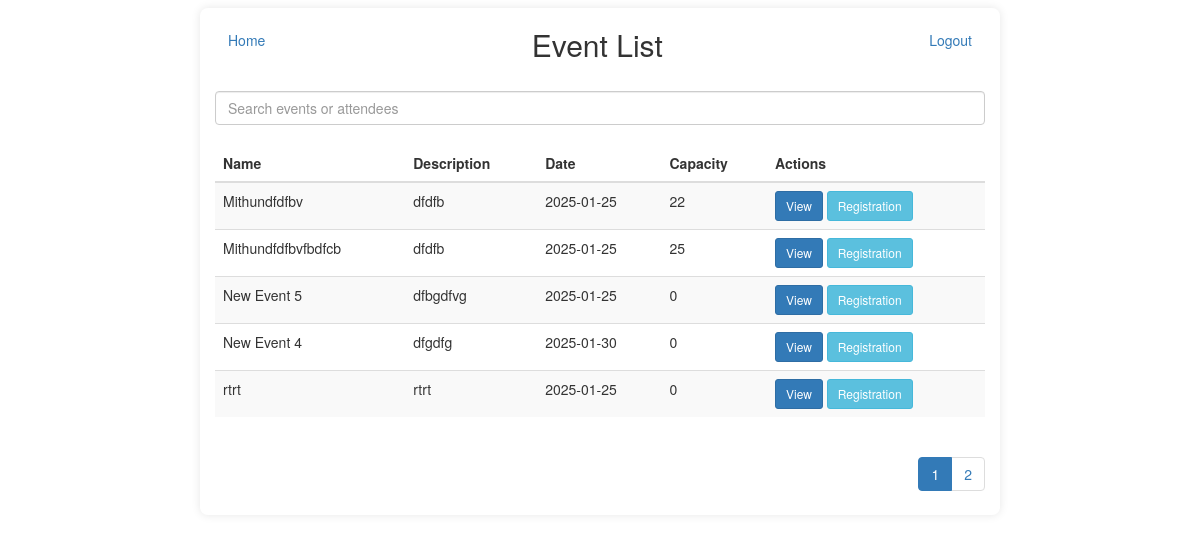
/event-management-system/ (signed in), run on an earlier commit of the app's database.
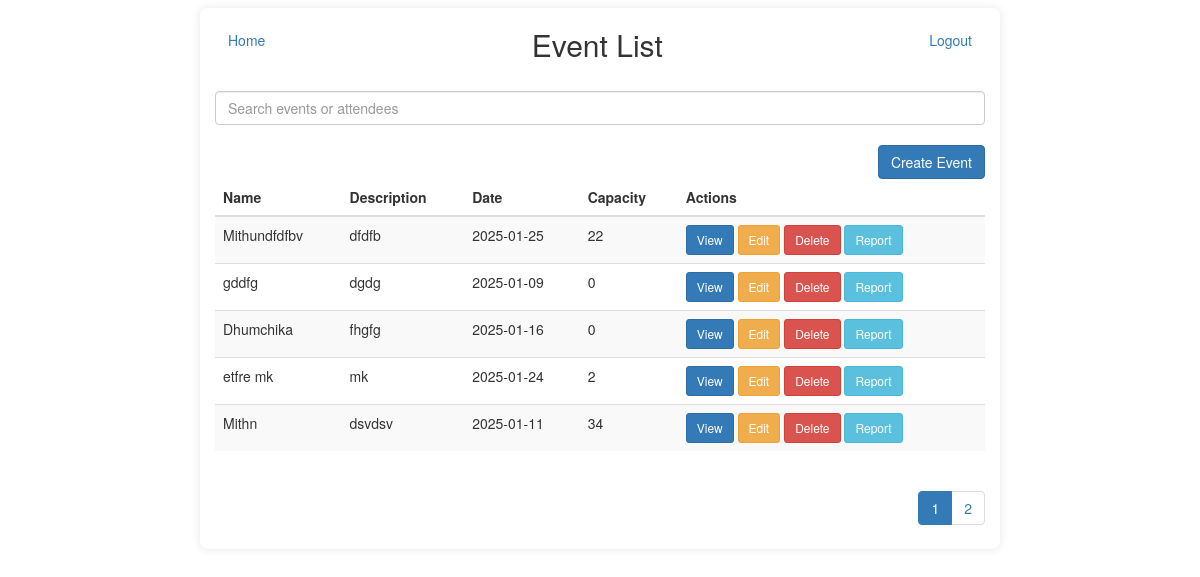
And on a later commit of the database.
### tables this page shows
CREATE TABLE `events` (
  `id` int(11) NOT NULL,
  `name` varchar(100) NOT NULL,
  `description` text NOT NULL,
  `date` date NOT NULL,
  `max_capacity` int(11) NOT NULL,
  `created_by` int(11) DEFAULT NULL,
  `created_at` timestamp NOT NULL DEFAULT current_timestamp()
);

### controllers/EventController.php (called while the page is built, shortened)
<?php
class EventController {
    private $eventModel;
    public function __construct($db) {
        require_once __DIR__ . '/../models/Event.php';
        $this->eventModel = new Event($db);
    }
    public function index() {
        $page = isset($_GET['page']) ? (int)$_GET['page'] : 1;
        $limit = 5;
        $offset = ($page - 1) * $limit;
        $events = $this->eventModel->getEventsWithPagination($limit, $offset);
        $totalEvents = $this->eventModel->getTotalEvents();
        $totalPages = ceil($totalEvents / $limit);
        require __DIR__ . '/../views/events/list.php';
    }
}
?>

### Router.php (called while the page is built, shortened)
<?php
class Router
{
    private $routes = [];
    public function add($route, $callback)
    {
        $this->routes[$route] = $callback;
    }
    public function dispatch($url)
    {
        foreach ($this->routes as $route => $callback) {
            if ($route === $url) {
                return call_user_func($callback);
            }
        }
    }
}
?>

### models/Event.php (called while the page is built, shortened)
<?php
class Event {
    private $db;
    public function __construct($db) {
        $this->db = $db;
    }
    public function getEventsWithPagination($limit, $offset) {
        $stmt = $this->db->prepare("SELECT * FROM events LIMIT ? OFFSET ?");
        $stmt->bindParam(1, $limit, PDO::PARAM_INT);
        $stmt->bindParam(2, $offset, PDO::PARAM_INT);
        $stmt->execute();
        return $stmt->fetchAll(PDO::FETCH_ASSOC);
    }
    public function getTotalEvents() {
        $stmt = $this->db->query("SELECT COUNT(*) as count FROM events");
        $result = $stmt->fetch(PDO::FETCH_ASSOC);
        return $result['count'];
    }
}
?>

### views/events/list.php (the view, shortened to what this page needs)
<?php
$isAdmin = isset($_SESSION['is_admin']) && $_SESSION['is_admin'];
?>
<!DOCTYPE html>
<html lang="en">
<head>
    <link rel="stylesheet" href="https://cdn.jsdelivr.net/npm/bootstrap@3.3.7/dist/css/bootstrap.min.css">
</head>
<body>
    <div class="container">
        <div style="display: flex; justify-content: space-between; align-items: center;">
            <a href="/event-management-system/" class="btn btn-link"><i class="fas fa-home"></i> Home</a>
            <h2>Event List</h2>
            <div class="text-right">
                <a href="/event-management-system/logout" class="btn btn-secondary">Logout</a>
            </div>
        </div>
        <input type="text" id="searchQuery" class="form-control" placeholder="Search events or attendees"
            style="margin-top: 20px; margin-bottom: 20px;">
        <?php if ($isAdmin): ?>
            <div class="text-right">
                <a href="/event-management-system/events/create" class="btn btn-primary">Create Event</a>
            </div>
        <?php endif; ?>
        <table class="table table-striped">
            <thead>
                <tr>
                    <th>Name</th>
                    <th>Description</th>
                    <th>Date</th>
                    <th>Capacity</th>
                    <th>Actions</th>
                </tr>
            </thead>
            <tbody id="eventList">
                <?php if (!empty($events)): ?>
                    <?php foreach ($events as $event): ?>
                        <tr>
                            <td><?= htmlspecialchars($event['name']) ?></td>
                            <td><?= htmlspecialchars($event['description']) ?></td>
                            <td><?= htmlspecialchars($event['date']) ?></td>
                            <td><?= htmlspecialchars($event['max_capacity']) ?></td>
                            <td>
                                <a href="/event-management-system/events/view?id=<?= $event['id'] ?>"
                                    class="btn btn-primary btn-sm">View</a>
                                <?php if ($isAdmin): ?>
                                    <a href="/event-management-system/events/edit?id=<?= $event['id'] ?>"
                                        class="btn btn-warning btn-sm">Edit</a>
                                    <a href="/event-management-system/events/delete?id=<?= $event['id'] ?>"
                                        class="btn btn-danger btn-sm" onclick="return confirm('Are you sure?')">Delete</a>
                                    <a href="/event-management-system/download_report?id=<?= $event['id'] ?>"
                                        class="btn btn-info btn-sm">Report</a>
                                <?php else: ?>
                                    <a href="/event-management-system/attendee?id=<?= $event['id'] ?>"
                                        class="btn btn-info btn-sm">Registration</a>
                                <?php endif; ?>
                            </td>
                        </tr>
                    <?php endforeach; ?>
                <?php else: ?>
                    <tr>
                        <td colspan="5">No events found.</td>
                    </tr>
                <?php endif; ?>
            </tbody>
        </table>
        <nav aria-label="Page navigation" class="text-right">
            <ul class="pagination">
                <?php for ($i = 1; $i <= $totalPages; $i++): ?>
                    <li class="page-item <?= ($i == $page) ? 'active' : '' ?>">
                        <a class="page-link" href="?page=<?= $i ?>"><?= $i ?></a>
                    </li>
                <?php endfor; ?>
            </ul>
        </nav>
    </div>
</body>
</html>

### index.php (shortened to what this page needs)
<?php
require_once 'Router.php';
$router = new Router();
function handleRequest($controllerName, $methodName, $id = null)
{
    $db = (new DatabaseConnection())->connect();
    $controller = new $controllerName($db);
    if ($id !== null) {
        $controller->$methodName($id);
    } else {
        $controller->$methodName();
    }
}
$router->add('/event-management-system/getRegisteredSeats', function () {
    handleRequest('EventController', 'getRegisteredSeats');
});
$router->add('/event-management-system/attendee', function () {
    handleRequest('EventController', 'registerAttendee');
});
$router->add('/event-management-system/events/create', function () {
    handleRequest('EventController', 'create');
});
$router->add('/event-management-system/events/edit', function () {
    handleRequest('EventController', 'edit', $_GET['id']);
});
$router->add('/event-management-system/events/delete', function () {
    handleRequest('EventController', 'delete', $_GET['id']);
});
$router->add('/event-management-system/login', function () {
    handleRequest('AuthController', 'login');
});
$router->add('/event-management-system/register', function () {
    handleRequest('AuthController', 'register');
});
$router->add('/event-management-system/logout', function () {
    handleRequest('AuthController', 'logout');
});
$router->add('/event-management-system/', function () {
    handleRequest('EventController', 'index');
});
$router->add('/event-management-system/download_report', function () {
    handleRequest('EventController', 'downloadReport', $_GET['id']);
});
$router->add('/event-management-system/events/view', function () {
    handleRequest('EventController', 'viewEvent', $_GET['id']);
});
$router->add('/event-management-system/search', function () {
    handleRequest('EventController', 'search');
});
$router->add('/event-management-system/searchAttendees', function () {
    handleRequest('EventController', 'searchAttendees');
});
$url = parse_url($_SERVER['REQUEST_URI'], PHP_URL_PATH);
$router->dispatch($url);
?>

### views/events/list.php (style rules this page uses)
.container { border-radius: 8px; box-shadow: 0 0 10px rgba(0, 0, 0, 0.1); max-width: 800px; margin-top: 8px; }

What changed in the data, as far as the page shows it:
removed events: name "Mithundfdfbvfbdfcb", description "dfdfb", date "2025-01-25", max_capacity "25"
removed events: name "New Event 5", description "dfbgdfvg", date "2025-01-25", max_capacity "0"
removed events: name "New Event 4", description "dfgdfg", date "2025-01-30", max_capacity "0"
removed events: name "rtrt", description "rtrt", date "2025-01-25", max_capacity "0"
computed for events "Mithundfdfbv": text "Registration" → "Edit Delete Report"
now on this page (row unchanged): events: name "gddfg", description "dgdg", date "2025-01-09", max_capacity "0"
now on this page (row unchanged): events: name "Dhumchika", description "fhgfg", date "2025-01-16", max_capacity "0"
now on this page (row unchanged): events: name "etfre mk", description "mk", date "2025-01-24", max_capacity "2"
now on this page (row unchanged): events: name "Mithn", description "dsvdsv", date "2025-01-11", max_capacity "34"
Also different on the page:
text now shown: "Create Event"
